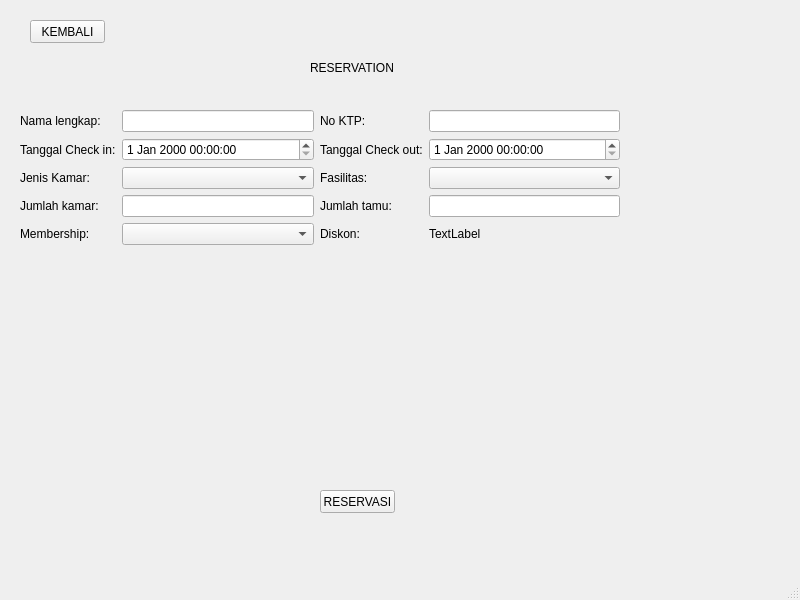
<?xml version="1.0" encoding="UTF-8"?>
<ui version="4.0">
 <class>MainWindow</class>
 <widget class="QMainWindow" name="MainWindow">
  <property name="geometry">
   <rect>
    <x>0</x>
    <y>0</y>
    <width>800</width>
    <height>600</height>
   </rect>
  </property>
  <property name="windowTitle">
   <string>MainWindow</string>
  </property>
  <widget class="QWidget" name="centralwidget">
   <widget class="QLabel" name="label">
    <property name="geometry">
     <rect>
      <x>310</x>
      <y>60</y>
      <width>261</width>
      <height>16</height>
     </rect>
    </property>
    <property name="text">
     <string>RESERVATION</string>
    </property>
   </widget>
   <widget class="QWidget" name="gridLayoutWidget">
    <property name="geometry">
     <rect>
      <x>20</x>
      <y>110</y>
      <width>600</width>
      <height>351</height>
     </rect>
    </property>
    <layout class="QGridLayout" name="gridLayout">
     <item row="3" column="4">
      <widget class="QLabel" name="label_7">
       <property name="text">
        <string>Fasilitas:</string>
       </property>
      </widget>
     </item>
     <item row="0" column="6">
      <widget class="QLineEdit" name="lineEdit_2"/>
     </item>
     <item row="4" column="4">
      <widget class="QLabel" name="label_9">
       <property name="text">
        <string>Jumlah tamu:</string>
       </property>
      </widget>
     </item>
     <item row="2" column="1">
      <widget class="QLabel" name="label_4">
       <property name="text">
        <string>Tanggal Check in:</string>
       </property>
      </widget>
     </item>
     <item row="4" column="6">
      <widget class="QLineEdit" name="lineEdit_4"/>
     </item>
     <item row="4" column="1">
      <widget class="QLabel" name="label_8">
       <property name="text">
        <string>Jumlah kamar:</string>
       </property>
      </widget>
     </item>
     <item row="3" column="2">
      <widget class="QComboBox" name="comboBox"/>
     </item>
     <item row="0" column="1">
      <widget class="QLabel" name="label_2">
       <property name="text">
        <string>Nama lengkap:</string>
       </property>
      </widget>
     </item>
     <item row="5" column="1">
      <widget class="QLabel" name="label_11">
       <property name="text">
        <string>Membership:</string>
       </property>
      </widget>
     </item>
     <item row="4" column="2">
      <widget class="QLineEdit" name="lineEdit_3"/>
     </item>
     <item row="2" column="4">
      <widget class="QLabel" name="label_5">
       <property name="text">
        <string>Tanggal Check out:</string>
       </property>
      </widget>
     </item>
     <item row="5" column="4">
      <widget class="QLabel" name="label_12">
       <property name="text">
        <string>Diskon:</string>
       </property>
      </widget>
     </item>
     <item row="0" column="2">
      <widget class="QLineEdit" name="lineEdit"/>
     </item>
     <item row="5" column="2">
      <widget class="QComboBox" name="comboBox_3"/>
     </item>
     <item row="6" column="1">
      <widget class="QLabel" name="label_10">
       <property name="text">
        <string/>
       </property>
      </widget>
     </item>
     <item row="0" column="4">
      <widget class="QLabel" name="label_3">
       <property name="text">
        <string>No KTP:</string>
       </property>
      </widget>
     </item>
     <item row="2" column="6">
      <widget class="QDateTimeEdit" name="dateTimeEdit_2"/>
     </item>
     <item row="2" column="2">
      <widget class="QDateTimeEdit" name="dateTimeEdit"/>
     </item>
     <item row="3" column="1">
      <widget class="QLabel" name="label_6">
       <property name="text">
        <string>Jenis Kamar:</string>
       </property>
      </widget>
     </item>
     <item row="3" column="6">
      <widget class="QComboBox" name="comboBox_2"/>
     </item>
     <item row="5" column="6">
      <widget class="QLabel" name="label_13">
       <property name="text">
        <string>TextLabel</string>
       </property>
      </widget>
     </item>
    </layout>
   </widget>
   <widget class="QPushButton" name="pushButton">
    <property name="geometry">
     <rect>
      <x>30</x>
      <y>20</y>
      <width>75</width>
      <height>23</height>
     </rect>
    </property>
    <property name="text">
     <string>KEMBALI</string>
    </property>
   </widget>
   <widget class="QPushButton" name="pushButton_2">
    <property name="geometry">
     <rect>
      <x>320</x>
      <y>490</y>
      <width>75</width>
      <height>23</height>
     </rect>
    </property>
    <property name="text">
     <string>RESERVASI</string>
    </property>
   </widget>
  </widget>
  <widget class="QMenuBar" name="menubar">
   <property name="geometry">
    <rect>
     <x>0</x>
     <y>0</y>
     <width>800</width>
     <height>21</height>
    </rect>
   </property>
  </widget>
  <widget class="QStatusBar" name="statusbar"/>
 </widget>
 <resources/>
 <connections/>
</ui>
